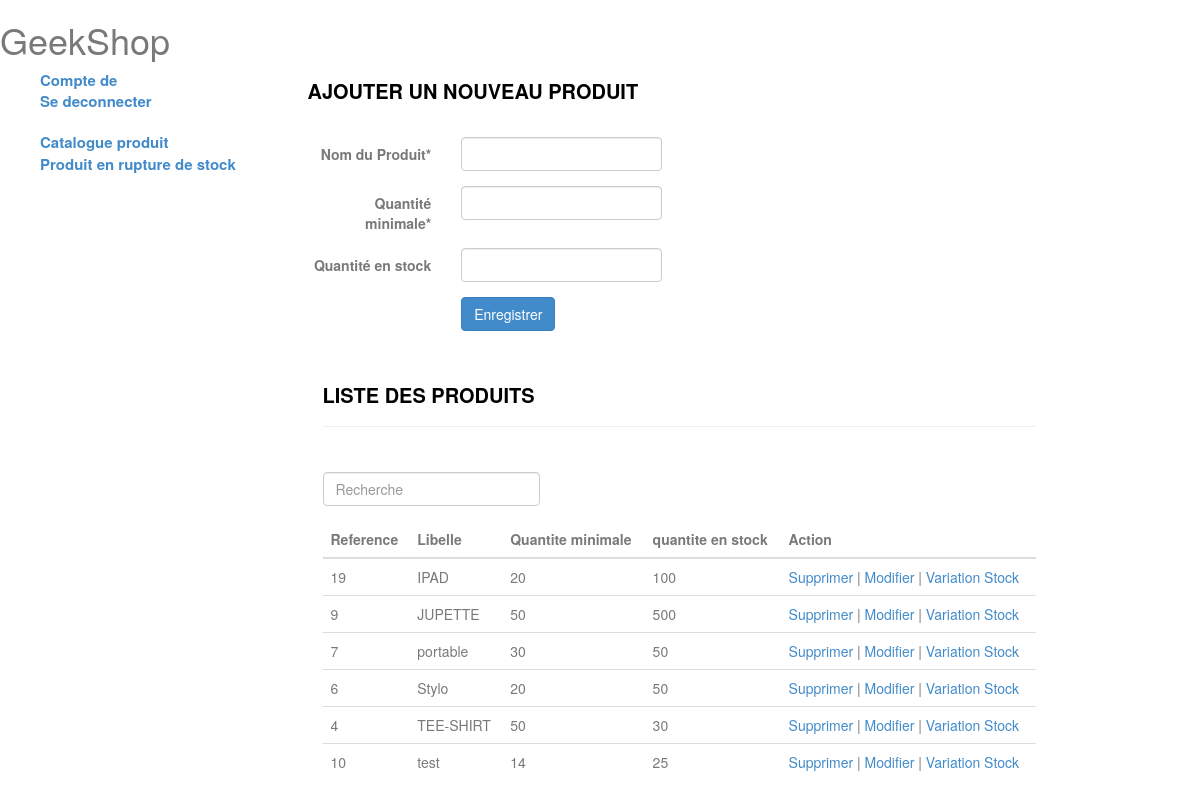
The page /vue/page_catalogue_produit.php on the database its author committed.
### tables this page shows
CREATE TABLE `produit` (
  `reference` int(11) NOT NULL,
  `libelle` varchar(255) NOT NULL,
  `quantite_minimale` int(11) NOT NULL,
  `quantite_en_stock` int(11) NOT NULL
);

### modele/connexion.php (called while the page is built, shortened)
<?php
$req_select_all_produit = 'SELECT * FROM produit ORDER BY libelle ASC';

### vue/table_produit.php (the view, shortened to what this page needs)
<div class="col-md-10 jnt-pad-top">
  <div class="content-panel">
    <h4 class="jnt-h4"> LISTE DES PRODUITS</h4>
    <hr>
    <?php include_once 'form_recherche.php'; ?>
    <table class="table">
      <thead>
        <tr>
          <th>Reference</th>
          <th>Libelle</th>
          <th>Quantite minimale</th>
          <th>quantite en stock</th>
          <th>Action</th>
        </tr>
      </thead>
      <tbody>
        <?php
        while ($row = $select_all_produit->fetch()) {
          echo "<tr>";
          echo "<td>$row[reference]</td>";
          echo "<td>$row[libelle]</td>";
          echo "<td>$row[quantite_minimale]</td>";
          echo "<td>$row[quantite_en_stock]</td>";
          echo "<td>
                                    <a href=\"?del=$row[reference]\">Supprimer</a>
                                    | <a href=\"../vue/page_modif_caract_produit.php?modif=$row[reference]\">Modifier</a>
                                    | <a href=\"../vue/page_modif_qtt_produit.php?var=$row[reference]\">Variation Stock</a> ";
          echo "</tr>";
        }
        ?>
      </tbody>
    </table>
  </div>
</div>

### vue/page_catalogue_produit.php (shortened to what this page needs)
<?php
include_once('../modele/connexion.php');
?>
<!DOCTYPE html>
<html lang="en">
<head>
    <link rel="stylesheet" href="../css/bootstrap.css">
    <link rel="stylesheet" href="../css/style.css">
</head>
<body>
    <div>
        <div>
            <h1>Geek<span>Shop</span></h1>
        </div>
        <div class="row">
            <div class="col-md-3">
                <?php include_once('menu.php'); ?>
            </div>
            <div class="col-md-9">
                <div class="form">
                    <?php
                    include_once('form_ajout_produit.php');
                    ?>
                </div>
                <div>
                    <?php
                    $select_all_produit = $bdd->query($req_select_all_produit);
                    include_once('table_produit.php');
                    ?>
                </div>
            </div>
        </div>
    </div>
</body>
</html>

### vue/menu.php
<ul class="jnt-ul">
    <li class=""><a href="#" class="jnt-a-menu">Compte de <strong> <?php echo $_SESSION['login']; ?> </strong></a></li>
    <li class=""><a href="../controlleur/traitement_deconnexion.php" class="jnt-a-menu">Se deconnecter</a></li><br>
    <li class="jnt-li"><a href="page_catalogue_produit.php" class="jnt-a-menu">Catalogue produit</a></li>
    <li class="jnt-li"><a href="page_produit_rupture_stock.php" class="jnt-a-menu">Produit en rupture de stock</a></li>
</ul>

### vue/form_ajout_produit.php (shortened to what this page needs)
<h4 class="jnt-h4">AJOUTER UN NOUVEAU PRODUIT</h4>
<form class=" form-horizontal style-form"  method="POST" action="">
    <div class="form-group">
    </div>
    <div class="form-group ">
        <label for="libelle" class="control-label col-lg-2">Nom du Produit*</label>
        <div class="col-lg-3">
            <input class=" form-control" id="libelle" name="libelle" minlength="2" type="text" value="<?php if(isset($_POST['libelle'])) { echo $_POST['libelle'];} ?>" required/>
        </div>
    </div>
    <div class="form-group ">
        <label for="qtt_min" class="control-label col-lg-2">Quantité minimale*</label>
        <div class="col-lg-3">
            <input class="form-control" id="qtt_min" type="number" name="qtt_min" value="<?php if(isset($_POST['qtt_min'])) { echo $_POST['qtt_min'];} ?>"  required/>
        </div>
    </div>
    <div class="form-group ">
        <label for="qtt_stock" class="control-label col-lg-2">Quantité en stock</label>
        <div class="col-lg-3">
            <input class="form-control" id="qtt_stock" type="number" name="qtt_stock"  value="<?php if(isset($_POST['qtt_stock'])) { echo $_POST['qtt_stock'];} ?>"/>
        </div>
    </div>
    <div class="form-group">
        <div class="col-lg-offset-2 col-lg-4">
            <button class="btn btn-primary" type="submit" name="enrg_produit">Enregistrer</button>
        </div>
    </div>
</form>

### vue/form_recherche.php (shortened to what this page needs)
<form class=" form-horizontal style-form"  method="GET" action="">
    <div class="form-group">
    </div>
    <div class="row form-group">
        <div class="col-lg-4">
            <input class="form-control" type="search" name="rech" placeholder="Recherche" />
        </div>
    </div>
</form>

### css/style.css (style rules this page uses)
body { color: #797979; }
.jnt-ul { list-style: none; }
.jnt-a-menu { font-size: 15px; font-weight: 600; }
.jnt-h4 { color: black; font-weight: 700; font-size: 20px; }
.jnt-pad-top { padding-top: 2em; }

### rows shown on the page
produit: reference "19", libelle "IPAD", quantite_minimale "20", quantite_en_stock "100"
produit: reference "9", libelle "JUPETTE", quantite_minimale "50", quantite_en_stock "500"
produit: reference "7", libelle "portable", quantite_minimale "30", quantite_en_stock "50"
produit: reference "6", libelle "Stylo", quantite_minimale "20", quantite_en_stock "50"
produit: reference "4", libelle "TEE-SHIRT", quantite_minimale "50", quantite_en_stock "30"
produit: reference "10", libelle "test", quantite_minimale "14", quantite_en_stock "25"
